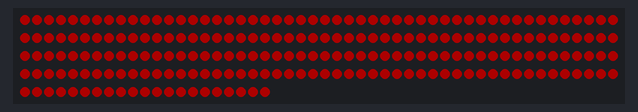
Recording of a sketch running on a simulated Arduino Uno, built with avr-gcc and run on an emulated ATmega328P. Shown: 221 RGB LEDs in strip order, left to right, continuing on the next row. Dim RGB values are drawn brighter than linear.

Above: at 0.1 s.

The sketch:

LED_1.ino
```cpp
#include <FastLED.h>
#define NUM_LEDS 221
#define DATA_PIN 2 //How boring and obvious!
#define COLOR_ORDER GRB //Green (G), Red (R), Blue (B)
#define CHIPSET WS2812B
#define BRIGHTNESS 50
#define VOLTS 5
#define MAX_AMPS 5000 //value in milliamps

//ENOUGH NONSENSE!

CRGB leds[NUM_LEDS];
int incomingByte; // for incoming serial data
int flip=0;

void setup() {

FastLED.addLeds<CHIPSET,DATA_PIN,COLOR_ORDER>(leds,NUM_LEDS);
FastLED.setMaxPowerInVoltsAndMilliamps(VOLTS,MAX_AMPS);
FastLED.setBrightness(BRIGHTNESS);
FastLED.clear();
FastLED.show();
Serial.begin(115200); // opens serial port, sets data rate to 115200 bps

//LYDIA IS ALIVE!!!!!!!!!!!!!!!!!!!!

}

void loop() { //Swirly, twirly effect

  for (int i=0; i<NUM_LEDS; i++) {
    leds[i] = CRGB(255,0,0);


  }

  FastLED.show();
}
```
